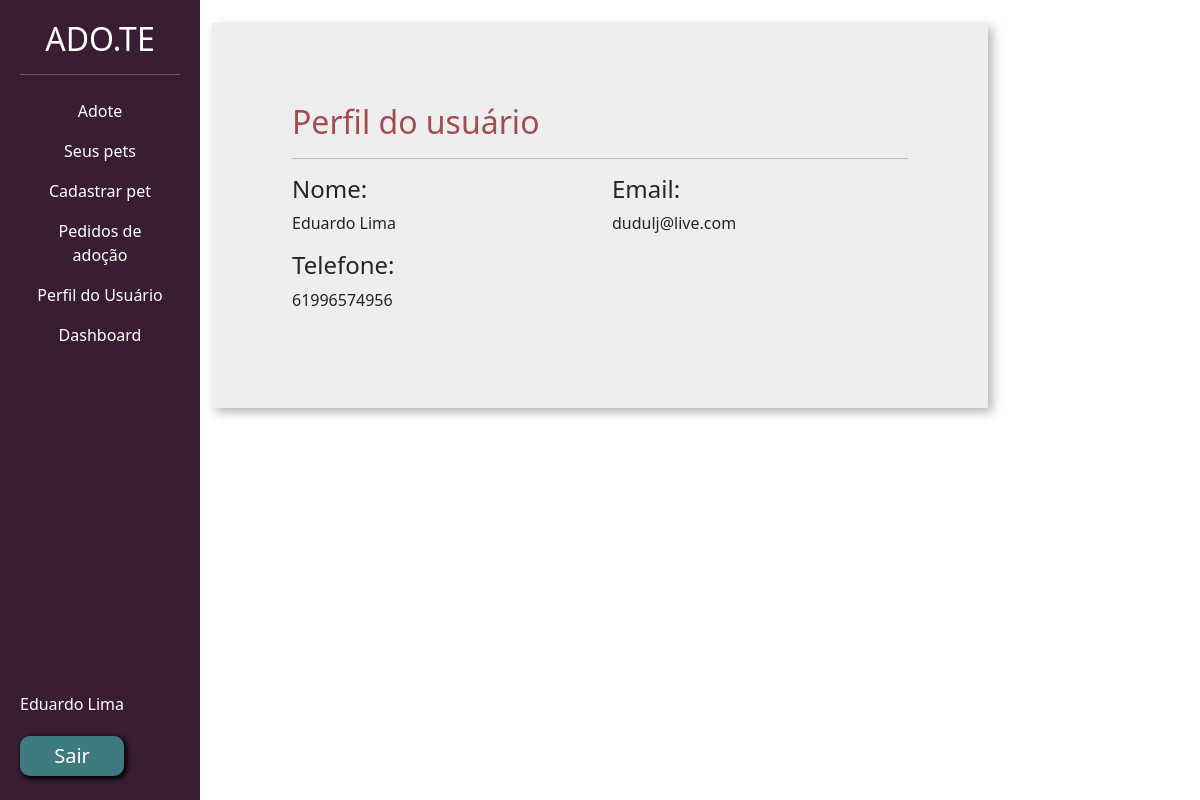
/auth/perfil/ (signed in), run on the app's committed database.
### usuarios/models.py (models this page shows, shortened)
class User(AbstractUser, UserManager):
    email = models.EmailField(("email adress"), unique=True)
    tel = models.CharField(("phone"), unique=True, max_length=15)
    cep = models.CharField(("cep"), max_length=8, blank=True)
    bairro = models.CharField(("bairro"), max_length=100, blank=True)
    cidade = models.CharField(("cidade"), max_length=100, blank=True)
    uf = models.ForeignKey(Estado, to_field='nome', on_delete=models.DO_NOTHING)
    descricao = models.TextField(("descricao"))
    REQUIRED_FIELDS = ['first_name', 'email', 'tel']

### usuarios/views.py (the view)
# urls.py: path('perfil/', views.perfil, name='perfil'),
def perfil(request):
    if request.method != 'POST':
        username = request.user.first_name + " " + request.user.last_name
        return render(request, 'perfil.html', {'username': username})

### usuarios/templates/perfil.html (shortened to what this page needs)
{% extends 'base.html' %}
{% load static %}
{% block 'content' %}
{% include 'partials/_nav.html' %}
<div class="container-fluid col-md-8">
    <div class="row">
        <div class="col-md">
            <div class="wrapper">
                <div class="box width80">
                    <div style="padding:60px" class="col-md">
                        <h2 class="font-vinho">Perfil do usuário</h2>
                        <hr>
                        <div class="row">
                            <div class="col-md-6">
                                <h4>Nome:</h4>
                                <p>{{username}}</p>
                                <h4>Telefone:</h4>
                                <p>{{request.user.tel}}</p>
                            </div>
                            <div class="col-md-6">
                                <h4>Email:</h4>
                                <p>{{request.user.email}}</p>
                            </div>
                        </div>
                    </div>
                </div>
            </div>
        </div>
    </div>
</div>
{% endblock 'content' %}

### templates/partials/_nav.html (shortened to what this page needs)
<div class="col-md-2 bg-side sidebar">
    <h2> <a class="nav-link text-white active" href="{% url 'listar_pets' %}">ADO.TE</a></h2>
    <hr>
    <nav class="menu">
        <ul class="nav flex-column">
            <li class="nav-item">
                <a class="nav-link text-white active" href="{% url 'listar_pets' %}">Adote</a>
            </li>
            <li class="nav-item">
                <a class="nav-link text-white" href="{% url 'seus_pets' %}">Seus pets</a>
            </li>
            <li class="nav-item">
                <a class="nav-link text-white" href="{% url 'novo_pet' %}">Cadastrar pet</a>
            </li>
            <li class="nav-item">
                <a class="nav-link text-white" href="{% url 'ver_pedido_adocao' %}">Pedidos de adoção</a>
            </li>
            <li class="nav-item">
                <a class="nav-link text-white" href="{% url 'perfil' %}">Perfil do Usuário</a>
            </li>
            <li class="nav-item">
                <a class="nav-link text-white" href="{% url 'dashboard' %}">Dashboard</a>
            </li>
            <li class="nav-item">
                <p>{{request.user.first_name}} {{request.user.last_name}}</p>
                <a class="btn-custom-primary nav-link text-white active" href="{% url 'sair' %}">Sair</a>
            </li>
        </ul>
    </nav>
</div>

### templates/static/css/base_css.css (style rules this page uses)
.bg-side { background-color: #391D34; color: white; min-height: 100vh; height: auto; }
.btn-custom-primary { background-color: #3D7B80; border: none; box-shadow: 2px 2px 5px 1px black; color: white; font-size: 20px; padding: 5px 20px 5px 20px; border-radius: 10px; margin-top: 20px; }
.sidebar li:last-child { position: fixed; bottom: 3%; margin: auto; }
.sidebar { position: fixed; top: 0; bottom: 0; left: 0; text-align: center; padding: 20px; }
.wrapper { margin-top: 3%; display: flex; flex-direction: row; justify-content: center; align-items: center; }
.box { padding: 20px; width: 50vw; background: rgb(238, 238, 238); box-shadow: 4px 4px 10px rgba(0, 0, 0, 0.3); }
.font-vinho { color: #a24d52; }
.menu { color: inherit; text-decoration: none; }
.width80 { width: 80vw; }

### data on the page
User: user.first_name "Eduardo", user.last_name "Lima", user.tel "61996574956", user.email "dudulj@live.com"

### other printed values
{{ username }} "Eduardo Lima"
